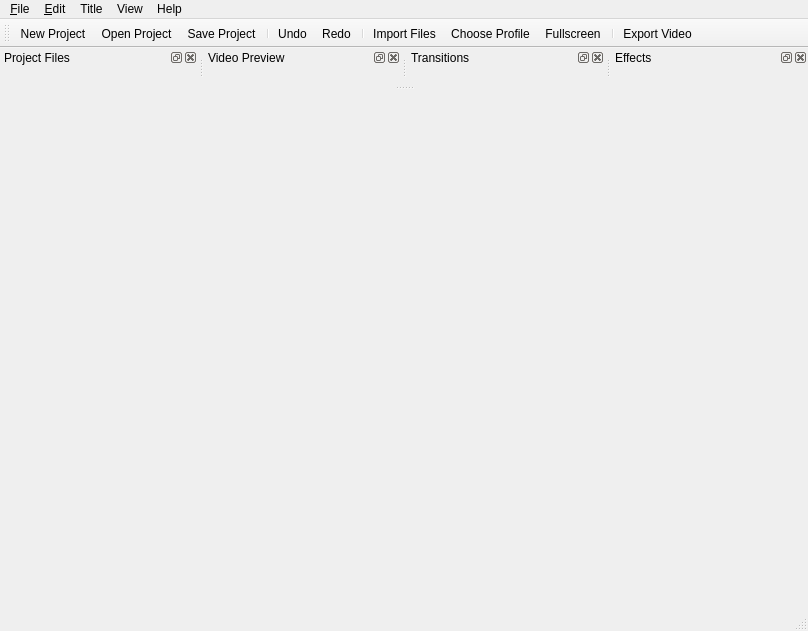
<?xml version="1.0" encoding="UTF-8"?>
<ui version="4.0">
 <class>MainWindow</class>
 <widget class="QMainWindow" name="MainWindow">
  <property name="geometry">
   <rect>
    <x>0</x>
    <y>0</y>
    <width>808</width>
    <height>631</height>
   </rect>
  </property>
  <property name="sizePolicy">
   <sizepolicy hsizetype="Preferred" vsizetype="Preferred">
    <horstretch>0</horstretch>
    <verstretch>0</verstretch>
   </sizepolicy>
  </property>
  <property name="focusPolicy">
   <enum>Qt::StrongFocus</enum>
  </property>
  <property name="windowTitle">
   <string>OpenShot Video Editor</string>
  </property>
  <property name="windowIcon">
   <iconset>
    <normaloff>../../images/openshot.svg</normaloff>../../images/openshot.svg</iconset>
  </property>
  <property name="documentMode">
   <bool>false</bool>
  </property>
  <property name="tabShape">
   <enum>QTabWidget::Rounded</enum>
  </property>
  <property name="dockNestingEnabled">
   <bool>true</bool>
  </property>
  <widget class="QWidget" name="centralwidget">
   <property name="sizePolicy">
    <sizepolicy hsizetype="Preferred" vsizetype="Preferred">
     <horstretch>0</horstretch>
     <verstretch>0</verstretch>
    </sizepolicy>
   </property>
   <property name="autoFillBackground">
    <bool>false</bool>
   </property>
   <layout class="QGridLayout" name="gridLayout">
    <property name="leftMargin">
     <number>5</number>
    </property>
    <property name="topMargin">
     <number>5</number>
    </property>
    <property name="rightMargin">
     <number>5</number>
    </property>
    <property name="bottomMargin">
     <number>5</number>
    </property>
    <property name="spacing">
     <number>3</number>
    </property>
   </layout>
  </widget>
  <widget class="QMenuBar" name="menubar">
   <property name="geometry">
    <rect>
     <x>0</x>
     <y>0</y>
     <width>808</width>
     <height>25</height>
    </rect>
   </property>
   <widget class="QMenu" name="menuFile">
    <property name="title">
     <string>&amp;File</string>
    </property>
    <addaction name="actionNew"/>
    <addaction name="actionOpen"/>
    <addaction name="actionRecent_Placeholder"/>
    <addaction name="separator"/>
    <addaction name="actionSave"/>
    <addaction name="actionSaveAs"/>
    <addaction name="separator"/>
    <addaction name="actionImportFiles"/>
    <addaction name="actionProfile"/>
    <addaction name="actionExportVideo"/>
    <addaction name="separator"/>
    <addaction name="actionQuit"/>
   </widget>
   <widget class="QMenu" name="menu_Edit">
    <property name="title">
     <string>&amp;Edit</string>
    </property>
    <addaction name="actionUndo"/>
    <addaction name="actionRedo"/>
    <addaction name="separator"/>
    <addaction name="actionPreferences"/>
   </widget>
   <widget class="QMenu" name="menuTitle">
    <property name="title">
     <string>Title</string>
    </property>
    <addaction name="actionTitle"/>
    <addaction name="actionAnimatedTitle"/>
   </widget>
   <widget class="QMenu" name="menuView">
    <property name="title">
     <string>View</string>
    </property>
    <widget class="QMenu" name="menuViews">
     <property name="title">
      <string>Views</string>
     </property>
     <addaction name="actionSimple_View"/>
     <addaction name="actionAdvanced_View"/>
     <addaction name="separator"/>
     <addaction name="actionFreeze_View"/>
     <addaction name="actionUn_Freeze_View"/>
     <addaction name="separator"/>
     <addaction name="actionShow_All"/>
    </widget>
    <addaction name="actionView_Toolbar"/>
    <addaction name="actionFullscreen"/>
    <addaction name="separator"/>
    <addaction name="menuViews"/>
   </widget>
   <widget class="QMenu" name="menuHelp">
    <property name="title">
     <string>Help</string>
    </property>
    <addaction name="actionHelpContents"/>
    <addaction name="separator"/>
    <addaction name="actionReportBug"/>
    <addaction name="actionAskQuestion"/>
    <addaction name="actionTranslate"/>
    <addaction name="actionDonate"/>
    <addaction name="separator"/>
    <addaction name="actionAbout"/>
   </widget>
   <addaction name="menuFile"/>
   <addaction name="menu_Edit"/>
   <addaction name="menuTitle"/>
   <addaction name="menuView"/>
   <addaction name="menuHelp"/>
  </widget>
  <widget class="QStatusBar" name="statusbar"/>
  <widget class="QToolBar" name="toolBar">
   <property name="windowTitle">
    <string>toolBar</string>
   </property>
   <attribute name="toolBarArea">
    <enum>TopToolBarArea</enum>
   </attribute>
   <attribute name="toolBarBreak">
    <bool>false</bool>
   </attribute>
   <addaction name="actionNew"/>
   <addaction name="actionOpen"/>
   <addaction name="actionSave"/>
   <addaction name="separator"/>
   <addaction name="actionUndo"/>
   <addaction name="actionRedo"/>
   <addaction name="separator"/>
   <addaction name="actionImportFiles"/>
   <addaction name="actionProfile"/>
   <addaction name="actionFullscreen"/>
   <addaction name="separator"/>
   <addaction name="actionExportVideo"/>
  </widget>
  <widget class="QDockWidget" name="dockFiles">
   <property name="sizePolicy">
    <sizepolicy hsizetype="Preferred" vsizetype="Preferred">
     <horstretch>0</horstretch>
     <verstretch>0</verstretch>
    </sizepolicy>
   </property>
   <property name="windowTitle">
    <string>Project Files</string>
   </property>
   <attribute name="dockWidgetArea">
    <number>4</number>
   </attribute>
   <widget class="QWidget" name="dockWidgetContents">
    <layout class="QGridLayout" name="gridLayout_2">
     <item row="0" column="0">
      <layout class="QVBoxLayout" name="tabFiles"/>
     </item>
    </layout>
   </widget>
  </widget>
  <widget class="QDockWidget" name="dockVideo">
   <property name="sizePolicy">
    <sizepolicy hsizetype="Preferred" vsizetype="Preferred">
     <horstretch>0</horstretch>
     <verstretch>0</verstretch>
    </sizepolicy>
   </property>
   <property name="windowTitle">
    <string>Video Preview</string>
   </property>
   <attribute name="dockWidgetArea">
    <number>4</number>
   </attribute>
   <widget class="QWidget" name="dockWidgetContents_2">
    <layout class="QGridLayout" name="gridLayout_3">
     <item row="0" column="1">
      <layout class="QVBoxLayout" name="tabVideo"/>
     </item>
    </layout>
   </widget>
  </widget>
  <widget class="QDockWidget" name="dockTransitions">
   <property name="windowTitle">
    <string>Transitions</string>
   </property>
   <attribute name="dockWidgetArea">
    <number>4</number>
   </attribute>
   <widget class="QWidget" name="dockWidgetContents_3">
    <layout class="QGridLayout" name="gridLayout_4">
     <item row="0" column="0">
      <layout class="QVBoxLayout" name="tabTransitions"/>
     </item>
    </layout>
   </widget>
  </widget>
  <widget class="QDockWidget" name="dockEffects">
   <property name="windowTitle">
    <string>Effects</string>
   </property>
   <attribute name="dockWidgetArea">
    <number>4</number>
   </attribute>
   <widget class="QWidget" name="dockWidgetContents_4">
    <layout class="QGridLayout" name="gridLayout_5">
     <item row="0" column="0">
      <layout class="QVBoxLayout" name="tabEffects"/>
     </item>
    </layout>
   </widget>
  </widget>
  <action name="actionNew">
   <property name="icon">
    <iconset theme="document-new" resource="../../images/openshot.qrc">
     <normaloff>:/icons/Humanity/actions/16/document-new.svg</normaloff>:/icons/Humanity/actions/16/document-new.svg</iconset>
   </property>
   <property name="text">
    <string>New Project...</string>
   </property>
   <property name="toolTip">
    <string>New Project</string>
   </property>
   <property name="shortcut">
    <string>Ctrl+N</string>
   </property>
  </action>
  <action name="actionOpen">
   <property name="icon">
    <iconset theme="document-open" resource="../../images/openshot.qrc">
     <normaloff>:/icons/Humanity/actions/16/document-open.svg</normaloff>:/icons/Humanity/actions/16/document-open.svg</iconset>
   </property>
   <property name="text">
    <string>Open Project...</string>
   </property>
   <property name="toolTip">
    <string>Open Project</string>
   </property>
   <property name="shortcut">
    <string>Ctrl+O</string>
   </property>
  </action>
  <action name="actionSave">
   <property name="icon">
    <iconset theme="document-save" resource="../../images/openshot.qrc">
     <normaloff>:/icons/Humanity/actions/16/document-save.svg</normaloff>:/icons/Humanity/actions/16/document-save.svg</iconset>
   </property>
   <property name="text">
    <string>Save Project</string>
   </property>
   <property name="toolTip">
    <string>Save Project</string>
   </property>
   <property name="shortcut">
    <string>Ctrl+S</string>
   </property>
  </action>
  <action name="actionUndo">
   <property name="icon">
    <iconset theme="edit-undo" resource="../../images/openshot.qrc">
     <normaloff>:/icons/Humanity/actions/16/edit-undo.svg</normaloff>:/icons/Humanity/actions/16/edit-undo.svg</iconset>
   </property>
   <property name="text">
    <string>Undo</string>
   </property>
   <property name="toolTip">
    <string>Undo</string>
   </property>
   <property name="shortcut">
    <string>Ctrl+Z</string>
   </property>
  </action>
  <action name="actionSaveAs">
   <property name="icon">
    <iconset theme="document-save-as" resource="../../images/openshot.qrc">
     <normaloff>:/icons/Humanity/actions/16/document-save-as.svg</normaloff>:/icons/Humanity/actions/16/document-save-as.svg</iconset>
   </property>
   <property name="text">
    <string>Save Project As...</string>
   </property>
   <property name="toolTip">
    <string>Save Project As...</string>
   </property>
   <property name="shortcut">
    <string>Ctrl+Shift+S</string>
   </property>
  </action>
  <action name="actionImportFiles">
   <property name="icon">
    <iconset theme="list-add" resource="../../images/openshot.qrc">
     <normaloff>:/icons/Humanity/actions/16/list-add.svg</normaloff>:/icons/Humanity/actions/16/list-add.svg</iconset>
   </property>
   <property name="text">
    <string>Import Files...</string>
   </property>
   <property name="toolTip">
    <string>Import Files</string>
   </property>
   <property name="shortcut">
    <string>Ctrl+F</string>
   </property>
  </action>
  <action name="actionImportImageSequence">
   <property name="icon">
    <iconset theme="list-add" resource="../../images/openshot.qrc">
     <normaloff>:/icons/Humanity/actions/16/list-add.svg</normaloff>:/icons/Humanity/actions/16/list-add.svg</iconset>
   </property>
   <property name="text">
    <string>Import Image Sequence...</string>
   </property>
   <property name="toolTip">
    <string>Import Image Sequence</string>
   </property>
   <property name="shortcut">
    <string>Ctrl+I</string>
   </property>
  </action>
  <action name="actionImportTransition">
   <property name="icon">
    <iconset theme="list-add" resource="../../images/openshot.qrc">
     <normaloff>:/icons/Humanity/actions/16/list-add.svg</normaloff>:/icons/Humanity/actions/16/list-add.svg</iconset>
   </property>
   <property name="text">
    <string>Import New Transition...</string>
   </property>
   <property name="toolTip">
    <string>Import New Transition</string>
   </property>
   <property name="shortcut">
    <string>Ctrl+W</string>
   </property>
  </action>
  <action name="actionRedo">
   <property name="icon">
    <iconset theme="edit-redo" resource="../../images/openshot.qrc">
     <normaloff>:/icons/Humanity/actions/16/edit-redo.svg</normaloff>:/icons/Humanity/actions/16/edit-redo.svg</iconset>
   </property>
   <property name="text">
    <string>Redo</string>
   </property>
   <property name="toolTip">
    <string>Redo</string>
   </property>
   <property name="shortcut">
    <string>Ctrl+Y</string>
   </property>
  </action>
  <action name="actionRemoveClip">
   <property name="icon">
    <iconset theme="list-remove" resource="../../images/openshot.qrc">
     <normaloff>:/icons/Humanity/actions/16/list-remove.svg</normaloff>:/icons/Humanity/actions/16/list-remove.svg</iconset>
   </property>
   <property name="text">
    <string>Remove Clip</string>
   </property>
   <property name="toolTip">
    <string>Remove Clip</string>
   </property>
  </action>
  <action name="actionRemoveTransition">
   <property name="icon">
    <iconset theme="list-remove" resource="../../images/openshot.qrc">
     <normaloff>:/icons/Humanity/actions/16/list-remove.svg</normaloff>:/icons/Humanity/actions/16/list-remove.svg</iconset>
   </property>
   <property name="text">
    <string>Remove Transition</string>
   </property>
   <property name="toolTip">
    <string>Remove Transition</string>
   </property>
  </action>
  <action name="actionExportVideo">
   <property name="icon">
    <iconset theme="media-record" resource="../../images/openshot.qrc">
     <normaloff>:/icons/Humanity/actions/16/media-record.svg</normaloff>:/icons/Humanity/actions/16/media-record.svg</iconset>
   </property>
   <property name="text">
    <string>Export Video</string>
   </property>
   <property name="toolTip">
    <string>Export Video</string>
   </property>
   <property name="shortcut">
    <string>Ctrl+Shift+E</string>
   </property>
  </action>
  <action name="actionUploadVideo">
   <property name="icon">
    <iconset theme="folder-remote" resource="../../images/openshot.qrc">
     <normaloff>:/icons/Humanity/places/16/folder-remote.svg</normaloff>:/icons/Humanity/places/16/folder-remote.svg</iconset>
   </property>
   <property name="text">
    <string>Upload Video</string>
   </property>
   <property name="toolTip">
    <string>Upload Video</string>
   </property>
   <property name="shortcut">
    <string>Ctrl+U</string>
   </property>
  </action>
  <action name="actionQuit">
   <property name="icon">
    <iconset theme="gtk-quit">
     <normaloff>.</normaloff>.</iconset>
   </property>
   <property name="text">
    <string>&amp;Quit</string>
   </property>
   <property name="toolTip">
    <string>Quit</string>
   </property>
   <property name="shortcut">
    <string>Ctrl+Q</string>
   </property>
   <property name="menuRole">
    <enum>QAction::QuitRole</enum>
   </property>
  </action>
  <action name="actionAddTrack">
   <property name="icon">
    <iconset theme="list-add" resource="../../images/openshot.qrc">
     <normaloff>:/icons/Humanity/actions/16/list-add.svg</normaloff>:/icons/Humanity/actions/16/list-add.svg</iconset>
   </property>
   <property name="text">
    <string>Add Track</string>
   </property>
   <property name="toolTip">
    <string>Add Track</string>
   </property>
  </action>
  <action name="actionPreferences">
   <property name="icon">
    <iconset theme="document-properties" resource="../../images/openshot.qrc">
     <normaloff>:/icons/Humanity/actions/16/document-properties.svg</normaloff>:/icons/Humanity/actions/16/document-properties.svg</iconset>
   </property>
   <property name="text">
    <string>&amp;Preferences</string>
   </property>
   <property name="toolTip">
    <string>Preferences</string>
   </property>
   <property name="shortcut">
    <string>Ctrl+Shift+P</string>
   </property>
   <property name="menuRole">
    <enum>QAction::PreferencesRole</enum>
   </property>
  </action>
  <action name="actionPlay">
   <property name="icon">
    <iconset theme="media-playback-start" resource="../../images/openshot.qrc">
     <normaloff>:/icons/Humanity/actions/16/media-playback-start.svg</normaloff>:/icons/Humanity/actions/16/media-playback-start.svg</iconset>
   </property>
   <property name="text">
    <string>Play</string>
   </property>
   <property name="toolTip">
    <string>Play</string>
   </property>
  </action>
  <action name="actionJumpStart">
   <property name="icon">
    <iconset theme="go-first" resource="../../images/openshot.qrc">
     <normaloff>:/icons/Humanity/actions/16/go-first.svg</normaloff>:/icons/Humanity/actions/16/go-first.svg</iconset>
   </property>
   <property name="text">
    <string>Jump To Start</string>
   </property>
   <property name="toolTip">
    <string>Jump To Start</string>
   </property>
  </action>
  <action name="actionRewind">
   <property name="icon">
    <iconset theme="media-seek-backward" resource="../../images/openshot.qrc">
     <normaloff>:/icons/Humanity/actions/16/media-seek-backward.svg</normaloff>:/icons/Humanity/actions/16/media-seek-backward.svg</iconset>
   </property>
   <property name="text">
    <string>Rewind</string>
   </property>
   <property name="toolTip">
    <string>Rewind</string>
   </property>
  </action>
  <action name="actionFastForward">
   <property name="icon">
    <iconset theme="media-seek-forward" resource="../../images/openshot.qrc">
     <normaloff>:/icons/Humanity/actions/16/media-seek-forward.svg</normaloff>:/icons/Humanity/actions/16/media-seek-forward.svg</iconset>
   </property>
   <property name="text">
    <string>Fast Forward</string>
   </property>
   <property name="toolTip">
    <string>Fast Forward</string>
   </property>
  </action>
  <action name="actionJumpEnd">
   <property name="icon">
    <iconset theme="go-last" resource="../../images/openshot.qrc">
     <normaloff>:/icons/Humanity/actions/16/go-last.svg</normaloff>:/icons/Humanity/actions/16/go-last.svg</iconset>
   </property>
   <property name="text">
    <string>Jump To End</string>
   </property>
   <property name="toolTip">
    <string>Jump To End</string>
   </property>
  </action>
  <action name="actionArrowTool">
   <property name="checkable">
    <bool>true</bool>
   </property>
   <property name="icon">
    <iconset resource="../../images/openshot.qrc">
     <normaloff>:/icons/Humanity/actions/custom/arrow.png</normaloff>:/icons/Humanity/actions/custom/arrow.png</iconset>
   </property>
   <property name="text">
    <string>Arrow Tool</string>
   </property>
   <property name="toolTip">
    <string>Arrow Tool</string>
   </property>
  </action>
  <action name="actionRazorTool">
   <property name="checkable">
    <bool>true</bool>
   </property>
   <property name="icon">
    <iconset resource="../../images/openshot.qrc">
     <normaloff>:/icons/Humanity/actions/custom/razor_line_with_razor.png</normaloff>:/icons/Humanity/actions/custom/razor_line_with_razor.png</iconset>
   </property>
   <property name="text">
    <string>Razor Tool</string>
   </property>
   <property name="toolTip">
    <string>Razor Tool</string>
   </property>
  </action>
  <action name="actionSnappingTool">
   <property name="checkable">
    <bool>true</bool>
   </property>
   <property name="checked">
    <bool>true</bool>
   </property>
   <property name="icon">
    <iconset resource="../../images/openshot.qrc">
     <normaloff>:/icons/Humanity/actions/custom/snap.png</normaloff>:/icons/Humanity/actions/custom/snap.png</iconset>
   </property>
   <property name="text">
    <string>Snapping Enabled</string>
   </property>
   <property name="toolTip">
    <string>Snapping Enabled</string>
   </property>
  </action>
  <action name="actionAddMarker">
   <property name="icon">
    <iconset resource="../../images/openshot.qrc">
     <normaloff>:/icons/Humanity/actions/custom/add_marker.png</normaloff>:/icons/Humanity/actions/custom/add_marker.png</iconset>
   </property>
   <property name="text">
    <string>Add Marker</string>
   </property>
   <property name="toolTip">
    <string>Add Marker</string>
   </property>
   <property name="shortcut">
    <string>Ctrl+M</string>
   </property>
  </action>
  <action name="actionPreviousMarker">
   <property name="icon">
    <iconset theme="go-first" resource="../../images/openshot.qrc">
     <normaloff>:/icons/Humanity/actions/16/go-first.svg</normaloff>:/icons/Humanity/actions/16/go-first.svg</iconset>
   </property>
   <property name="text">
    <string>Previous Marker</string>
   </property>
   <property name="toolTip">
    <string>Previous Marker</string>
   </property>
  </action>
  <action name="actionNextMarker">
   <property name="icon">
    <iconset theme="go-last" resource="../../images/openshot.qrc">
     <normaloff>:/icons/Humanity/actions/16/go-last.svg</normaloff>:/icons/Humanity/actions/16/go-last.svg</iconset>
   </property>
   <property name="text">
    <string>Next Marker</string>
   </property>
   <property name="toolTip">
    <string>Next Marker</string>
   </property>
  </action>
  <action name="actionFilesShowAll">
   <property name="checkable">
    <bool>true</bool>
   </property>
   <property name="text">
    <string>Show All</string>
   </property>
   <property name="toolTip">
    <string>Show All</string>
   </property>
  </action>
  <action name="actionFilesShowVideo">
   <property name="checkable">
    <bool>true</bool>
   </property>
   <property name="text">
    <string>Video</string>
   </property>
   <property name="toolTip">
    <string>Video</string>
   </property>
  </action>
  <action name="actionFilesShowAudio">
   <property name="checkable">
    <bool>true</bool>
   </property>
   <property name="text">
    <string>Audio</string>
   </property>
   <property name="toolTip">
    <string>Audio</string>
   </property>
  </action>
  <action name="actionFilesShowImage">
   <property name="checkable">
    <bool>true</bool>
   </property>
   <property name="text">
    <string>Image</string>
   </property>
   <property name="toolTip">
    <string>Image</string>
   </property>
  </action>
  <action name="actionFilesClear">
   <property name="icon">
    <iconset theme="edit-clear" resource="../../images/openshot.qrc">
     <normaloff>:/icons/Humanity/actions/16/edit-clear.svg</normaloff>:/icons/Humanity/actions/16/edit-clear.svg</iconset>
   </property>
   <property name="text">
    <string>Clear</string>
   </property>
   <property name="toolTip">
    <string>Clear</string>
   </property>
  </action>
  <action name="actionTransitionsShowAll">
   <property name="checkable">
    <bool>true</bool>
   </property>
   <property name="text">
    <string>Show All</string>
   </property>
   <property name="toolTip">
    <string>Show All</string>
   </property>
  </action>
  <action name="actionTransitionsShowCommon">
   <property name="checkable">
    <bool>true</bool>
   </property>
   <property name="text">
    <string>Common</string>
   </property>
   <property name="toolTip">
    <string>Common</string>
   </property>
  </action>
  <action name="actionTransitionsClear">
   <property name="icon">
    <iconset theme="edit-clear" resource="../../images/openshot.qrc">
     <normaloff>:/icons/Humanity/actions/16/edit-clear.svg</normaloff>:/icons/Humanity/actions/16/edit-clear.svg</iconset>
   </property>
   <property name="text">
    <string>Clear</string>
   </property>
   <property name="toolTip">
    <string>Clear</string>
   </property>
  </action>
  <action name="actionEffectsShowAll">
   <property name="checkable">
    <bool>true</bool>
   </property>
   <property name="text">
    <string>Show All</string>
   </property>
   <property name="toolTip">
    <string>Show All</string>
   </property>
  </action>
  <action name="actionEffectsShowVideo">
   <property name="checkable">
    <bool>true</bool>
   </property>
   <property name="text">
    <string>Video</string>
   </property>
   <property name="toolTip">
    <string>Video</string>
   </property>
  </action>
  <action name="actionEffectsShowAudio">
   <property name="checkable">
    <bool>true</bool>
   </property>
   <property name="text">
    <string>Audio</string>
   </property>
   <property name="toolTip">
    <string>Audio</string>
   </property>
  </action>
  <action name="actionEffectsClear">
   <property name="icon">
    <iconset theme="edit-clear" resource="../../images/openshot.qrc">
     <normaloff>:/icons/Humanity/actions/16/edit-clear.svg</normaloff>:/icons/Humanity/actions/16/edit-clear.svg</iconset>
   </property>
   <property name="text">
    <string>Clear</string>
   </property>
   <property name="toolTip">
    <string>Clear</string>
   </property>
  </action>
  <action name="actionTimelineZoomIn">
   <property name="icon">
    <iconset theme="zoom-in">
     <normaloff>:/icons/Humanity/actions/16/zoom-in.svg</normaloff>:/icons/Humanity/actions/16/zoom-in.svg</iconset>
   </property>
   <property name="text">
    <string>Zoom In</string>
   </property>
   <property name="toolTip">
    <string>Zoom In</string>
   </property>
   <property name="shortcut">
    <string>=</string>
   </property>
  </action>
  <action name="actionTimelineZoomOut">
   <property name="icon">
    <iconset theme="zoom-out">
     <normaloff>:/icons/Humanity/actions/16/zoom-out.svg</normaloff>:/icons/Humanity/actions/16/zoom-out.svg</iconset>
   </property>
   <property name="text">
    <string>Zoom Out</string>
   </property>
   <property name="toolTip">
    <string>Zoom Out</string>
   </property>
   <property name="shortcut">
    <string>-</string>
   </property>
  </action>
  <action name="actionTitle">
   <property name="icon">
    <iconset theme="font">
     <normaloff>.</normaloff>.</iconset>
   </property>
   <property name="text">
    <string>Title</string>
   </property>
   <property name="toolTip">
    <string>Title</string>
   </property>
   <property name="shortcut">
    <string>Ctrl+T</string>
   </property>
  </action>
  <action name="actionAnimatedTitle">
   <property name="icon">
    <iconset theme="video-x-generic">
     <normaloff>.</normaloff>.</iconset>
   </property>
   <property name="text">
    <string>Animated Title</string>
   </property>
   <property name="toolTip">
    <string>Animated Title</string>
   </property>
   <property name="shortcut">
    <string>Ctrl+B</string>
   </property>
  </action>
  <action name="actionFullscreen">
   <property name="checkable">
    <bool>false</bool>
   </property>
   <property name="icon">
    <iconset theme="view-fullscreen">
     <normaloff>.</normaloff>.</iconset>
   </property>
   <property name="text">
    <string>Fullscreen</string>
   </property>
   <property name="toolTip">
    <string>Fullscreen</string>
   </property>
   <property name="shortcut">
    <string>F11</string>
   </property>
  </action>
  <action name="actionView_Toolbar">
   <property name="checkable">
    <bool>true</bool>
   </property>
   <property name="icon">
    <iconset theme="zoom-in">
     <normaloff>:/icons/Humanity/actions/16/zoom-in.svg</normaloff>:/icons/Humanity/actions/16/zoom-in.svg</iconset>
   </property>
   <property name="text">
    <string>View Toolbar</string>
   </property>
   <property name="toolTip">
    <string>View Toolbar</string>
   </property>
  </action>
  <action name="actionAbout">
   <property name="icon">
    <iconset theme="gtk-info" resource="../../images/openshot.qrc">
     <normaloff>:/icons/Humanity/actions/16/help-about.svg</normaloff>:/icons/Humanity/actions/16/help-about.svg</iconset>
   </property>
   <property name="text">
    <string>About OpenShot</string>
   </property>
   <property name="toolTip">
    <string>About OpenShot</string>
   </property>
   <property name="shortcut">
    <string>Ctrl+H</string>
   </property>
   <property name="menuRole">
    <enum>QAction::AboutRole</enum>
   </property>
  </action>
  <action name="actionThumbnailView">
   <property name="icon">
    <iconset theme="view-preview" resource="../../images/openshot.qrc">
     <normaloff>:/icons/Humanity/actions/16/view-preview.png</normaloff>:/icons/Humanity/actions/16/view-preview.png</iconset>
   </property>
   <property name="text">
    <string>Thumbnail View</string>
   </property>
   <property name="toolTip">
    <string>Thumbnail View</string>
   </property>
   <property name="shortcut">
    <string>Ctrl+I</string>
   </property>
  </action>
  <action name="actionDetailsView">
   <property name="icon">
    <iconset theme="view-list-details">
     <normaloff>:/icons/Humanity/actions/16/view-list-details.svg</normaloff>:/icons/Humanity/actions/16/view-list-details.svg</iconset>
   </property>
   <property name="text">
    <string>Details View</string>
   </property>
   <property name="toolTip">
    <string>Details View</string>
   </property>
   <property name="shortcut">
    <string>Ctrl+D</string>
   </property>
  </action>
  <action name="actionReportBug">
   <property name="icon">
    <iconset theme="dialog-error" resource="../../images/openshot.qrc">
     <normaloff>:/icons/Humanity/status/16/dialog-error.svg</normaloff>:/icons/Humanity/status/16/dialog-error.svg</iconset>
   </property>
   <property name="text">
    <string>Report a Bug...</string>
   </property>
  </action>
  <action name="actionAskQuestion">
   <property name="icon">
    <iconset theme="im-message-new" resource="../../images/openshot.qrc">
     <normaloff>:/icons/Humanity/actions/16/im-message-new.svg</normaloff>:/icons/Humanity/actions/16/im-message-new.svg</iconset>
   </property>
   <property name="text">
    <string>Ask a Question...</string>
   </property>
  </action>
  <action name="actionTranslate">
   <property name="icon">
    <iconset theme="stock_person" resource="../../images/openshot.qrc">
     <normaloff>:/icons/Humanity/stock/16/stock_person.svg</normaloff>:/icons/Humanity/stock/16/stock_person.svg</iconset>
   </property>
   <property name="text">
    <string>Translate this Application...</string>
   </property>
  </action>
  <action name="actionDonate">
   <property name="icon">
    <iconset theme="bookmark-new" resource="../../images/openshot.qrc">
     <normaloff>:/icons/Humanity/actions/16/bookmark-new.svg</normaloff>:/icons/Humanity/actions/16/bookmark-new.svg</iconset>
   </property>
   <property name="text">
    <string>Donate</string>
   </property>
  </action>
  <action name="actionHelpContents">
   <property name="icon">
    <iconset theme="help">
     <normaloff>.</normaloff>.</iconset>
   </property>
   <property name="text">
    <string>Contents</string>
   </property>
   <property name="toolTip">
    <string>Open Help Contents</string>
   </property>
  </action>
  <action name="actionSimple_View">
   <property name="icon">
    <iconset theme="go-home" resource="../../images/openshot.qrc">
     <normaloff>:/icons/Humanity/actions/16/go-home.svg</normaloff>:/icons/Humanity/actions/16/go-home.svg</iconset>
   </property>
   <property name="text">
    <string>Simple View</string>
   </property>
  </action>
  <action name="actionAdvanced_View">
   <property name="icon">
    <iconset theme="get-hot-new-stuff">
     <normaloff>:/icons/Humanity/actions/16/get-hot-new-stuff.svg</normaloff>:/icons/Humanity/actions/16/get-hot-new-stuff.svg</iconset>
   </property>
   <property name="text">
    <string>Advanced View</string>
   </property>
  </action>
  <action name="actionFreeze_View">
   <property name="icon">
    <iconset theme="locked">
     <normaloff>:/icons/Humanity/status/locked.svg</normaloff>:/icons/Humanity/status/locked.svg</iconset>
   </property>
   <property name="text">
    <string>Freeze View</string>
   </property>
  </action>
  <action name="actionUn_Freeze_View">
   <property name="icon">
    <iconset theme="locked">
     <normaloff>:/icons/Humanity/status/locked.svg</normaloff>:/icons/Humanity/status/locked.svg</iconset>
   </property>
   <property name="text">
    <string>Un-Freeze View</string>
   </property>
   <property name="visible">
    <bool>false</bool>
   </property>
  </action>
  <action name="actionShow_All">
   <property name="icon">
    <iconset theme="zoom-in">
     <normaloff>:/icons/Humanity/actions/16/zoom-in.svg</normaloff>:/icons/Humanity/actions/16/zoom-in.svg</iconset>
   </property>
   <property name="text">
    <string>Show All</string>
   </property>
  </action>
  <action name="actionRecent_Placeholder">
   <property name="checkable">
    <bool>false</bool>
   </property>
   <property name="text">
    <string>Recent Placeholder</string>
   </property>
   <property name="visible">
    <bool>false</bool>
   </property>
  </action>
  <action name="actionProfile">
   <property name="icon">
    <iconset theme="video-x-generic" resource="../../images/openshot.qrc">
     <normaloff>:/icons/Humanity/mimes/16/video-x-generic.svg</normaloff>:/icons/Humanity/mimes/16/video-x-generic.svg</iconset>
   </property>
   <property name="text">
    <string>Choose Profile</string>
   </property>
   <property name="toolTip">
    <string>Choose Profile</string>
   </property>
   <property name="shortcut">
    <string>Ctrl+P</string>
   </property>
  </action>
  <action name="actionAdd_to_Timeline">
   <property name="icon">
    <iconset theme="list-add" resource="../../images/openshot.qrc">
     <normaloff>:/icons/Humanity/actions/16/list-add.svg</normaloff>:/icons/Humanity/actions/16/list-add.svg</iconset>
   </property>
   <property name="text">
    <string>Add to Timeline</string>
   </property>
   <property name="toolTip">
    <string>Add to Timeline</string>
   </property>
   <property name="shortcut">
    <string>Ctrl+A</string>
   </property>
  </action>
  <action name="actionPreview_File">
   <property name="icon">
    <iconset theme="media-playback-start" resource="../../images/openshot.qrc">
     <normaloff>:/icons/Humanity/actions/16/media-playback-start.svg</normaloff>:/icons/Humanity/actions/16/media-playback-start.svg</iconset>
   </property>
   <property name="text">
    <string>Preview File</string>
   </property>
   <property name="toolTip">
    <string>Preview File</string>
   </property>
  </action>
  <action name="actionRemove_from_Project">
   <property name="icon">
    <iconset theme="list-remove" resource="../../images/openshot.qrc">
     <normaloff>:/icons/Humanity/actions/16/list-remove.svg</normaloff>:/icons/Humanity/actions/16/list-remove.svg</iconset>
   </property>
   <property name="text">
    <string>Remove from Project</string>
   </property>
   <property name="toolTip">
    <string>Remove from </string>
   </property>
  </action>
  <action name="actionFile_Properties">
   <property name="icon">
    <iconset theme="video-x-generic" resource="../../images/openshot.qrc">
     <normaloff>:/icons/Humanity/mimes/16/video-x-generic.svg</normaloff>:/icons/Humanity/mimes/16/video-x-generic.svg</iconset>
   </property>
   <property name="text">
    <string>File Properties</string>
   </property>
   <property name="toolTip">
    <string>File Properties</string>
   </property>
  </action>
  <action name="actionPropertyClear">
   <property name="icon">
    <iconset theme="edit-clear">
     <normaloff>.</normaloff>.</iconset>
   </property>
   <property name="text">
    <string>Clear</string>
   </property>
   <property name="toolTip">
    <string>Clear</string>
   </property>
  </action>
  <action name="actionRemoveTrack">
   <property name="icon">
    <iconset theme="list-remove" resource="../../images/openshot.qrc">
     <normaloff>:/icons/Humanity/actions/16/list-remove.svg</normaloff>:/icons/Humanity/actions/16/list-remove.svg</iconset>
   </property>
   <property name="text">
    <string>Remove Track</string>
   </property>
   <property name="toolTip">
    <string>Remove Track</string>
   </property>
  </action>
  <action name="actionRemoveMarker">
   <property name="icon">
    <iconset theme="list-remove" resource="../../images/openshot.qrc">
     <normaloff>:/icons/Humanity/actions/16/list-remove.svg</normaloff>:/icons/Humanity/actions/16/list-remove.svg</iconset>
   </property>
   <property name="text">
    <string>Remove Marker</string>
   </property>
   <property name="toolTip">
    <string>Remove Marker</string>
   </property>
  </action>
  <action name="actionAddTrackAbove">
   <property name="icon">
    <iconset theme="list-add" resource="../../images/openshot.qrc">
     <normaloff>:/icons/Humanity/actions/16/list-add.svg</normaloff>:/icons/Humanity/actions/16/list-add.svg</iconset>
   </property>
   <property name="text">
    <string>Add Track Above</string>
   </property>
   <property name="toolTip">
    <string>Add Track Above</string>
   </property>
  </action>
  <action name="actionAddTrackBelow">
   <property name="icon">
    <iconset theme="list-add" resource="../../images/openshot.qrc">
     <normaloff>:/icons/Humanity/actions/16/list-add.svg</normaloff>:/icons/Humanity/actions/16/list-add.svg</iconset>
   </property>
   <property name="text">
    <string>Add Track Below</string>
   </property>
   <property name="toolTip">
    <string>Add Track Below</string>
   </property>
  </action>
  <action name="actionRemoveEffect">
   <property name="icon">
    <iconset theme="list-remove" resource="../../images/openshot.qrc">
     <normaloff>:/icons/Humanity/actions/16/list-remove.svg</normaloff>:/icons/Humanity/actions/16/list-remove.svg</iconset>
   </property>
   <property name="text">
    <string>Remove Effect</string>
   </property>
   <property name="toolTip">
    <string>Remove Effect</string>
   </property>
  </action>
  <action name="actionSplitClip">
   <property name="icon">
    <iconset theme="edit-cut">
     <normaloff>.</normaloff>.</iconset>
   </property>
   <property name="text">
    <string>Split Clip...</string>
   </property>
   <property name="toolTip">
    <string>Split Clip</string>
   </property>
   <property name="shortcut">
    <string>Ctrl+X</string>
   </property>
  </action>
  <action name="actionProperties">
   <property name="icon">
    <iconset theme="document-properties" resource="../../images/openshot.qrc">
     <normaloff>:/icons/Humanity/actions/16/document-properties.svg</normaloff>:/icons/Humanity/actions/16/document-properties.svg</iconset>
   </property>
   <property name="text">
    <string>&amp;Properties</string>
   </property>
   <property name="toolTip">
    <string>Properties</string>
   </property>
   <property name="menuRole">
    <enum>QAction::PreferencesRole</enum>
   </property>
  </action>
  <action name="actionRenameTrack">
   <property name="icon">
    <iconset theme="gtk-edit" resource="../../images/openshot.qrc">
     <normaloff>:/icons/Humanity/actions/16/list-add.svg</normaloff>:/icons/Humanity/actions/16/list-add.svg</iconset>
   </property>
   <property name="text">
    <string>Rename Track</string>
   </property>
   <property name="toolTip">
    <string>Rename Track</string>
   </property>
  </action>
  <action name="actionUpdate">
   <property name="icon">
    <iconset resource="../../images/openshot.qrc">
     <normaloff>:/icons/Humanity/actions/16/package-upgrade.svg</normaloff>:/icons/Humanity/actions/16/package-upgrade.svg</iconset>
   </property>
   <property name="text">
    <string>New Version Available</string>
   </property>
   <property name="toolTip">
    <string>New Version Available</string>
   </property>
   <property name="visible">
    <bool>false</bool>
   </property>
   <property name="iconVisibleInMenu">
    <bool>true</bool>
   </property>
  </action>
 </widget>
 <resources>
  <include location="../../images/openshot.qrc"/>
 </resources>
 <connections>
  <connection>
   <sender>actionQuit</sender>
   <signal>triggered()</signal>
   <receiver>MainWindow</receiver>
   <slot>close()</slot>
   <hints>
    <hint type="sourcelabel">
     <x>-1</x>
     <y>-1</y>
    </hint>
    <hint type="destinationlabel">
     <x>403</x>
     <y>314</y>
    </hint>
   </hints>
  </connection>
  <connection>
   <sender>actionView_Toolbar</sender>
   <signal>triggered(bool)</signal>
   <receiver>toolBar</receiver>
   <slot>setVisible(bool)</slot>
   <hints>
    <hint type="sourcelabel">
     <x>-1</x>
     <y>-1</y>
    </hint>
    <hint type="destinationlabel">
     <x>403</x>
     <y>44</y>
    </hint>
   </hints>
  </connection>
 </connections>
</ui>
